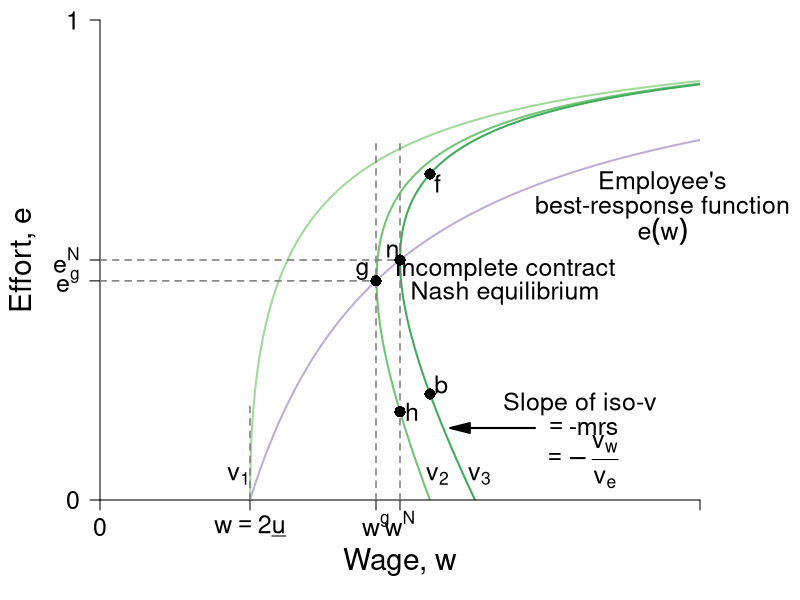

R code for this plot:
require(shape)
pdf(file = "employment/employment_brf_pc_rightpanel.pdf", width = 9, height = 7)

#Set parameters for graphics
axislabelsize <- 1.8
labelsize <- 1.5
namesize <- 1.8
annotatesize <- 1.5
graphlinewidth <- 2
segmentlinewidth <- 1.5

#The equation is below when v = 0. See Wolfram Alpha output. 
isov <- function(w, delta = 5) {
}

isovhigh1 <- function(w, delta = 5, v = 5){
  (sqrt(w^2 - 4 * delta * v) - w + 2*v)/( 2 * v )
}

isovlow1 <- function(w, delta = 5, v = 5){
  (-sqrt(w^2 - 4 * delta * v) - w + 2*v)/( 2 * v )
}

isovhigh2 <- function(w, delta = 5, v = 15){
  (sqrt(w^2 - 4 * delta * v) - w + 2*v)/( 2 * v )
}

isovlow2 <- function(w, delta = 5, v = 15){
  (-sqrt(w^2 - 4 * delta * v) - w + 2*v)/( 2 * v )
}

isovhigh3 <- function(w, delta = 5, v = 20){
  (sqrt(w^2 - 4 * delta * v) - w + 2*v)/( 2 * v )
}

isovlow3 <- function(w, delta = 5, v = 20){
  (-sqrt(w^2 - 4 * delta * v) - w + 2*v)/( 2 * v )
}

brfFn <- function(w, delta = 5) {
  1 - (2*delta) /w
}

#This is evaluated for p = 12; q = 12/(8*sqrt(12^2 - 4*delta1*v1)) - 1/8 for the slope
#At p = 12; q = (-sqrt(12^2 - 4*v1*delta1) - 12 + 2*v1)/(2*v1) = 0.799
tangencyLine <- function(w){
  (w*(0.05))
}



COL <- c("#f7fcf5", "#e5f5e0", "#c7e9c0", "#a1d99b", "#74c476", "#41ab5d", "#238b45", "#005a32")
grays <- gray.colors(25, start = 1, end = 0)
par(mar =  c(5, 5, 1, 5))
xlims <- c(0, 40)
ylims <- c(0, 1)

plot(0, 0, xlim = xlims, ylim = ylims, type = "n",
     xlab = expression(paste("Wage, ", w)),
     ylab = expression(paste("Effort, ", e)),
     xaxt = "n", 
     yaxt = "n", 
     cex.lab = axislabelsize, 
     lwd = 3,
     bty = "n", 
     xaxs="i", 
     yaxs="i")


npts <- 500 
npts2 <- 501
#Specify the sequences of points for graphing. 
xx0 <- seq(5, xlims[2], length.out = npts)
xx1 <- seq(10, xlims[2], length.out = npts)
xx2 <- seq(5, 15, length.out = npts)
xx3 <- seq(10, xlims[2], length.out = npts2)
xx4 <- seq(xlims[1], 10, length.out = npts2)
#For below, I solved sqrt(p^2 - 200) - p + 200/p = 0, getting p = 10*sqrt(2) = 14.14214
xx5 <- seq( 18.43909, xlims[2], length.out = npts2)
xx6 <- seq( 18.43909, 25, length.out = npts2)
xx7 <- seq(20, xlims[2], length.out = npts2)
xx8 <- seq(xlims[1], 25, length.out = npts2)

#Draw the lines for the graphs
#lines(xx0, isov(xx0, delta = 5), col = COL[3], lwd = graphlinewidth)
lines(xx1, brfFn(xx1), col = "#beaed4", lwd = graphlinewidth)
#lines(xx2, tangencyLine(xx2), col = "darkgrey", lwd = 3, lty = 2)
lines(xx3, isovhigh1(xx3, v = 5, delta = 5), col = COL[4], lwd = graphlinewidth)
lines(xx4, isovlow1(xx4, v = 5, delta = 5), col = COL[4], lwd = graphlinewidth)
lines(xx5, isovhigh2(xx5, v = 17, delta = 5), col = COL[5], lwd = graphlinewidth)
lines(xx6, isovlow2(xx6, v = 17, delta = 5), col = COL[5], lwd = graphlinewidth)
lines(xx7, isovhigh3(xx7, v = 20, delta = 5), col = COL[6], lwd = graphlinewidth)
lines(xx8, isovlow3(xx8, v = 20, delta = 5), col = COL[6], lwd = graphlinewidth)

#Customize ticks and labels for the plot
ticksy <- c(0, brfFn(w = 18.4), 0.5, 1)
#ylabels <- c(0, expression(paste(frac(1,2))), 1)
ylabels <- c(0, expression(paste(e^g)), expression(paste(e^N)), 1)
ticksx <- c(0, 10, 18.4, 20, 40)
xlabels <- c(0, expression(paste(w == 2, underline(u))), expression(paste(w^g)), expression(paste(w^N)) , NA)
axis(1, at = ticksx, pos = 0, labels = xlabels, cex.axis = labelsize)
axis(2, at = ticksy, pos = 0, labels = ylabels, las = 1,cex.axis = labelsize)

#Annotation of the three graphs and the NE
text(9.25, 0.05, expression(paste(v[1])),cex = labelsize, xpd = TRUE)
text(22.5, 0.05, expression(paste(v[2])),cex = labelsize, xpd = TRUE)
text(25.3, 0.05, expression(paste(v[3])),cex = labelsize, xpd = TRUE)
text(37.5, 0.66, expression(paste("Employee's")),cex = labelsize,xpd = TRUE)
text(37.5, 0.61, expression(paste("best-response function")),cex = labelsize,xpd = TRUE)
text(37.5, 0.56, expression(paste(e(w))),cex = labelsize,xpd = TRUE)

#Lines for the coordinates of the Nash equilbrium
#segments(5, 0, 5, 1, lty = 2, col = "darkgray", lwd = 3)
segments(10, 0, 10, 0.2, lty = 2, col = grays[20], lwd = segmentlinewidth)
segments(20, 0, 20, 0.75, lty = 2, col = grays[20], lwd = segmentlinewidth)
segments(0, 0.5, 20, 0.5, lty = 2, col = grays[20], lwd = segmentlinewidth)
#segments(14.14214, 0.15, 14.14214, 0.45, lty = 2, col = "darkgray", lwd = 3)
text(19.5, 0.52, expression(n), cex = labelsize)
text(27, 0.48, expression(paste("Incomplete contract")), cex = labelsize)
text(27, 0.43, expression(paste("Nash equilibrium")), cex = labelsize)


#Arrows and slope of iso-v label
Arrows(29, 0.15, 24, 0.15,  col = "black", lty = 1, lwd = 2, arr.type = "triangle")
text(32, 0.2, expression(paste("Slope of iso-v")), cex = labelsize)
text(32.3, 0.15, expression(paste(phantom() == "-mrs ")), cex = labelsize)
text(32, 0.08, expression(paste(phantom() == -frac(v[w], v[e]))),cex = labelsize)



#Add a point for the NE
points(20, 0.5, pch = 16, col = "black", cex = 1.5)

segments(18.4, 0, 18.4, 0.75, lty = 2, col = grays[20], lwd = segmentlinewidth)
segments(0, brfFn(w = 18.4), 18.4, brfFn(w = 18.4), lty = 2, col = grays[20], lwd = segmentlinewidth)
points(18.4, brfFn(w = 18.4), pch = 16, col = "black", cex = 1.5)
text(17.5, brfFn(18.4) + 0.02, expression(g), cex = labelsize)



#Add a point for h
#Figure out q for p = 14.14214: q = 1 - 2delta/p = 1 - (2*5)/14.14214 =  0.2928934
points(20, 0.1839422, pch = 16, col = "black", cex = 1.5)
text(20.8, 0.1839422, expression(h), cex = labelsize)

points(22, isovhigh3(22, v = 20, delta = 5), pch = 16, col = "black", cex = 1.5)
text(22 + 0.5, isovhigh3(22, v = 20, delta = 5) - 0.02, expression(f),cex = labelsize)
points(22, isovlow3(22, v = 20, delta = 5), pch = 16, col = "black", cex = 1.5)
text(22 + 0.75, isovlow3(22, v = 20, delta = 5) + 0.02, expression(b),cex = labelsize)


dev.off()
